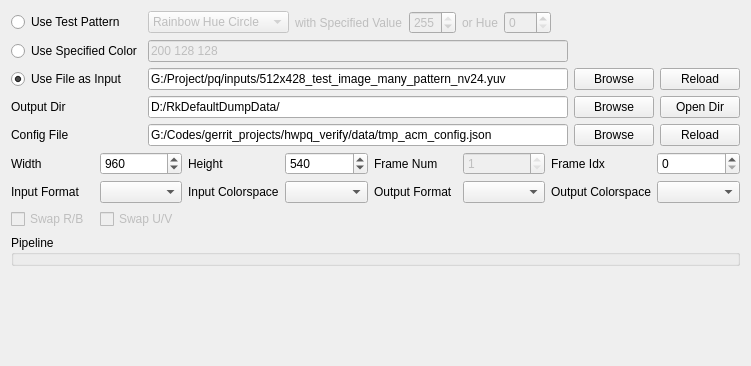
<?xml version="1.0" encoding="UTF-8"?>
<ui version="4.0">
 <class>IoUiWidget</class>
 <widget class="QWidget" name="IoUiWidget">
  <property name="geometry">
   <rect>
    <x>0</x>
    <y>0</y>
    <width>751</width>
    <height>366</height>
   </rect>
  </property>
  <property name="windowTitle">
   <string>I/O Config</string>
  </property>
  <layout class="QVBoxLayout" name="verticalLayout">
   <item>
    <layout class="QGridLayout" name="gridLayout_IO">
     <item row="2" column="1">
      <widget class="QLineEdit" name="lineEdit_setColor">
       <property name="enabled">
        <bool>false</bool>
       </property>
       <property name="toolTip">
        <string>&lt;html&gt;&lt;head/&gt;&lt;body&gt;&lt;p&gt;指定纯色作为输入（注意和输入的格式及色彩空间都有关系）&lt;/p&gt;&lt;/body&gt;&lt;/html&gt;</string>
       </property>
       <property name="text">
        <string>200 128 128</string>
       </property>
      </widget>
     </item>
     <item row="4" column="3">
      <widget class="QPushButton" name="pushButton_open_output">
       <property name="toolTip">
        <string>打开输出目录</string>
       </property>
       <property name="text">
        <string>Open Dir</string>
       </property>
      </widget>
     </item>
     <item row="5" column="1">
      <widget class="QLineEdit" name="lineEdit_config_file">
       <property name="sizePolicy">
        <sizepolicy hsizetype="MinimumExpanding" vsizetype="Fixed">
         <horstretch>0</horstretch>
         <verstretch>0</verstretch>
        </sizepolicy>
       </property>
       <property name="toolTip">
        <string>配置文件路径</string>
       </property>
       <property name="text">
        <string>G:/Codes/gerrit_projects/hwpq_verify/data/tmp_acm_config.json</string>
       </property>
      </widget>
     </item>
     <item row="4" column="2">
      <widget class="QPushButton" name="pushButton_browse_output">
       <property name="toolTip">
        <string>浏览选择输出目录</string>
       </property>
       <property name="text">
        <string>Browse</string>
       </property>
      </widget>
     </item>
     <item row="3" column="2">
      <widget class="QPushButton" name="pushButton_browse_input">
       <property name="toolTip">
        <string>浏览选择输入图像文件</string>
       </property>
       <property name="text">
        <string>Browse</string>
       </property>
      </widget>
     </item>
     <item row="1" column="0">
      <widget class="QRadioButton" name="radioButton_useTestPattern">
       <property name="sizePolicy">
        <sizepolicy hsizetype="Preferred" vsizetype="Fixed">
         <horstretch>0</horstretch>
         <verstretch>0</verstretch>
        </sizepolicy>
       </property>
       <property name="toolTip">
        <string>使用内置合成测试图作为输入（勾选后自动切换为 RGB888 / RGB_Full）</string>
       </property>
       <property name="text">
        <string>Use Test Pattern</string>
       </property>
       <attribute name="buttonGroup">
        <string notr="true">buttonGroup_inputType</string>
       </attribute>
      </widget>
     </item>
     <item row="4" column="1">
      <widget class="QLineEdit" name="lineEdit_output_dir">
       <property name="sizePolicy">
        <sizepolicy hsizetype="MinimumExpanding" vsizetype="Fixed">
         <horstretch>0</horstretch>
         <verstretch>0</verstretch>
        </sizepolicy>
       </property>
       <property name="toolTip">
        <string>输出文件保存目录</string>
       </property>
       <property name="text">
        <string>D:/RkDefaultDumpData/</string>
       </property>
      </widget>
     </item>
     <item row="4" column="0">
      <widget class="QLabel" name="label_output_dir">
       <property name="text">
        <string>Output Dir</string>
       </property>
      </widget>
     </item>
     <item row="5" column="0">
      <widget class="QLabel" name="label_config_file">
       <property name="text">
        <string>Config File</string>
       </property>
      </widget>
     </item>
     <item row="3" column="1">
      <widget class="QLineEdit" name="lineEdit_input_file">
       <property name="sizePolicy">
        <sizepolicy hsizetype="MinimumExpanding" vsizetype="Fixed">
         <horstretch>0</horstretch>
         <verstretch>0</verstretch>
        </sizepolicy>
       </property>
       <property name="toolTip">
        <string>输入图像文件路径</string>
       </property>
       <property name="text">
        <string>G:/Project/pq/inputs/512x428_test_image_many_pattern_nv24.yuv</string>
       </property>
      </widget>
     </item>
     <item row="5" column="3">
      <widget class="QPushButton" name="pushButton_load_config">
       <property name="toolTip">
        <string>重新加载配置文件</string>
       </property>
       <property name="text">
        <string>Reload</string>
       </property>
      </widget>
     </item>
     <item row="3" column="0">
      <widget class="QRadioButton" name="radioButton_useInputFile">
       <property name="sizePolicy">
        <sizepolicy hsizetype="Preferred" vsizetype="Fixed">
         <horstretch>0</horstretch>
         <verstretch>0</verstretch>
        </sizepolicy>
       </property>
       <property name="text">
        <string>Use File as Input</string>
       </property>
       <property name="checked">
        <bool>true</bool>
       </property>
       <attribute name="buttonGroup">
        <string notr="true">buttonGroup_inputType</string>
       </attribute>
      </widget>
     </item>
     <item row="3" column="3">
      <widget class="QPushButton" name="pushButton_reload">
       <property name="toolTip">
        <string>重新加载输入图像文件</string>
       </property>
       <property name="text">
        <string>Reload</string>
       </property>
      </widget>
     </item>
     <item row="2" column="0">
      <widget class="QRadioButton" name="radioButton_useSecColor">
       <property name="sizePolicy">
        <sizepolicy hsizetype="Preferred" vsizetype="Fixed">
         <horstretch>0</horstretch>
         <verstretch>0</verstretch>
        </sizepolicy>
       </property>
       <property name="toolTip">
        <string>&lt;html&gt;&lt;head/&gt;&lt;body&gt;&lt;p&gt;指定纯色作为输入（注意和输入的格式及色彩空间都有关系）&lt;/p&gt;&lt;/body&gt;&lt;/html&gt;</string>
       </property>
       <property name="text">
        <string>Use Specified Color</string>
       </property>
       <attribute name="buttonGroup">
        <string notr="true">buttonGroup_inputType</string>
       </attribute>
      </widget>
     </item>
     <item row="5" column="2">
      <widget class="QPushButton" name="pushButton_browse_config">
       <property name="toolTip">
        <string>浏览选择配置文件</string>
       </property>
       <property name="text">
        <string>Browse</string>
       </property>
      </widget>
     </item>
     <item row="1" column="1">
      <layout class="QHBoxLayout" name="horizontalLayout">
       <property name="topMargin">
        <number>0</number>
       </property>
       <item>
        <widget class="QComboBox" name="comboBox_useTestPattern">
         <property name="enabled">
          <bool>false</bool>
         </property>
         <property name="sizePolicy">
          <sizepolicy hsizetype="Fixed" vsizetype="Fixed">
           <horstretch>1</horstretch>
           <verstretch>0</verstretch>
          </sizepolicy>
         </property>
         <property name="toolTip">
          <string>选择合成测试图类型：色环 / 彩虹 / 色相×明度色块 / 色相×饱和度色块 / 饱和度渐变 / 明度渐变 / 灰阶渐变 等</string>
         </property>
         <item>
          <property name="text">
           <string>Rainbow Hue Circle</string>
          </property>
         </item>
         <item>
          <property name="text">
           <string>Rainbow Hue Ramp</string>
          </property>
         </item>
         <item>
          <property name="text">
           <string>HSV Patches dV</string>
          </property>
         </item>
         <item>
          <property name="text">
           <string>HSV Patches dS</string>
          </property>
         </item>
         <item>
          <property name="text">
           <string>Saturation Ramp</string>
          </property>
         </item>
         <item>
          <property name="text">
           <string>Value Ramp</string>
          </property>
         </item>
         <item>
          <property name="text">
           <string>Gray Ramp</string>
          </property>
         </item>
        </widget>
       </item>
       <item>
        <widget class="QLabel" name="label_valueV">
         <property name="enabled">
          <bool>false</bool>
         </property>
         <property name="text">
          <string>with Specified Value</string>
         </property>
        </widget>
       </item>
       <item>
        <widget class="QSpinBox" name="spinBox_valueV">
         <property name="enabled">
          <bool>false</bool>
         </property>
         <property name="sizePolicy">
          <sizepolicy hsizetype="Preferred" vsizetype="Fixed">
           <horstretch>0</horstretch>
           <verstretch>0</verstretch>
          </sizepolicy>
         </property>
         <property name="toolTip">
          <string>固定 V 值（0-255），用于色环 / 彩虹 / 饱和度渐变等图案</string>
         </property>
         <property name="maximum">
          <number>255</number>
         </property>
         <property name="value">
          <number>255</number>
         </property>
        </widget>
       </item>
       <item>
        <widget class="QLabel" name="label_valueH">
         <property name="enabled">
          <bool>false</bool>
         </property>
         <property name="text">
          <string>or Hue</string>
         </property>
        </widget>
       </item>
       <item>
        <widget class="QSpinBox" name="spinBox_valueH">
         <property name="enabled">
          <bool>false</bool>
         </property>
         <property name="sizePolicy">
          <sizepolicy hsizetype="Preferred" vsizetype="Fixed">
           <horstretch>0</horstretch>
           <verstretch>0</verstretch>
          </sizepolicy>
         </property>
         <property name="toolTip">
          <string>固定 H 值（0-360 度），用于饱和度 / 明度渐变等图案</string>
         </property>
         <property name="maximum">
          <number>360</number>
         </property>
         <property name="value">
          <number>0</number>
         </property>
        </widget>
       </item>
       <item>
        <spacer name="horizontalSpacer">
         <property name="orientation">
          <enum>Qt::Orientation::Horizontal</enum>
         </property>
         <property name="sizeHint" stdset="0">
          <size>
           <width>40</width>
           <height>20</height>
          </size>
         </property>
        </spacer>
       </item>
      </layout>
     </item>
    </layout>
   </item>
   <item>
    <layout class="QGridLayout" name="gridLayout_fmt">
     <item row="0" column="5">
      <widget class="QSpinBox" name="spinBox_frame_num">
       <property name="enabled">
        <bool>false</bool>
       </property>
       <property name="sizePolicy">
        <sizepolicy hsizetype="Preferred" vsizetype="Fixed">
         <horstretch>0</horstretch>
         <verstretch>0</verstretch>
        </sizepolicy>
       </property>
       <property name="toolTip">
        <string>输入文件总帧数（只读）</string>
       </property>
       <property name="readOnly">
        <bool>true</bool>
       </property>
       <property name="minimum">
        <number>1</number>
       </property>
       <property name="maximum">
        <number>10000</number>
       </property>
      </widget>
     </item>
     <item row="1" column="1">
      <widget class="QComboBox" name="comboBox_input_format">
       <property name="sizePolicy">
        <sizepolicy hsizetype="Preferred" vsizetype="Fixed">
         <horstretch>0</horstretch>
         <verstretch>0</verstretch>
        </sizepolicy>
       </property>
       <property name="toolTip">
        <string>输入图像格式</string>
       </property>
      </widget>
     </item>
     <item row="1" column="5">
      <widget class="QComboBox" name="comboBox_output_format">
       <property name="sizePolicy">
        <sizepolicy hsizetype="Preferred" vsizetype="Fixed">
         <horstretch>0</horstretch>
         <verstretch>0</verstretch>
        </sizepolicy>
       </property>
       <property name="toolTip">
        <string>输出帧格式</string>
       </property>
      </widget>
     </item>
     <item row="0" column="0">
      <widget class="QLabel" name="label_width">
       <property name="text">
        <string>Width</string>
       </property>
      </widget>
     </item>
     <item row="0" column="3">
      <widget class="QSpinBox" name="spinBox_height">
       <property name="sizePolicy">
        <sizepolicy hsizetype="Preferred" vsizetype="Fixed">
         <horstretch>0</horstretch>
         <verstretch>0</verstretch>
        </sizepolicy>
       </property>
       <property name="toolTip">
        <string>输入图像高度（测试图 / 纯色按此生成）</string>
       </property>
       <property name="minimum">
        <number>1</number>
       </property>
       <property name="maximum">
        <number>8192</number>
       </property>
       <property name="value">
        <number>540</number>
       </property>
      </widget>
     </item>
     <item row="0" column="4">
      <widget class="QLabel" name="label_frame_num">
       <property name="text">
        <string>Frame Num</string>
       </property>
      </widget>
     </item>
     <item row="0" column="1">
      <widget class="QSpinBox" name="spinBox_width">
       <property name="sizePolicy">
        <sizepolicy hsizetype="Preferred" vsizetype="Fixed">
         <horstretch>0</horstretch>
         <verstretch>0</verstretch>
        </sizepolicy>
       </property>
       <property name="toolTip">
        <string>输入图像宽度（测试图 / 纯色按此生成）</string>
       </property>
       <property name="minimum">
        <number>1</number>
       </property>
       <property name="maximum">
        <number>8192</number>
       </property>
       <property name="value">
        <number>960</number>
       </property>
      </widget>
     </item>
     <item row="1" column="2">
      <widget class="QLabel" name="label_input_colorspace">
       <property name="text">
        <string>Input Colorspace</string>
       </property>
      </widget>
     </item>
     <item row="0" column="7">
      <widget class="QSpinBox" name="spinBox_frame_idx">
       <property name="sizePolicy">
        <sizepolicy hsizetype="Preferred" vsizetype="Fixed">
         <horstretch>0</horstretch>
         <verstretch>0</verstretch>
        </sizepolicy>
       </property>
       <property name="toolTip">
        <string>输入文件帧索引</string>
       </property>
       <property name="maximum">
        <number>9999</number>
       </property>
      </widget>
     </item>
     <item row="1" column="3">
      <widget class="QComboBox" name="comboBox_input_colorspace">
       <property name="sizePolicy">
        <sizepolicy hsizetype="Preferred" vsizetype="Fixed">
         <horstretch>0</horstretch>
         <verstretch>0</verstretch>
        </sizepolicy>
       </property>
       <property name="toolTip">
        <string>输入色彩空间</string>
       </property>
      </widget>
     </item>
     <item row="1" column="7">
      <widget class="QComboBox" name="comboBox_output_colorspace">
       <property name="sizePolicy">
        <sizepolicy hsizetype="Preferred" vsizetype="Fixed">
         <horstretch>0</horstretch>
         <verstretch>0</verstretch>
        </sizepolicy>
       </property>
       <property name="toolTip">
        <string>输出帧色彩空间</string>
       </property>
      </widget>
     </item>
     <item row="0" column="6">
      <widget class="QLabel" name="label_frame_idx">
       <property name="text">
        <string>Frame Idx</string>
       </property>
      </widget>
     </item>
     <item row="1" column="0">
      <widget class="QLabel" name="label_input_format">
       <property name="text">
        <string>Input Format</string>
       </property>
      </widget>
     </item>
     <item row="1" column="6">
      <widget class="QLabel" name="label_output_colorspace">
       <property name="text">
        <string>Output Colorspace</string>
       </property>
      </widget>
     </item>
     <item row="0" column="2">
      <widget class="QLabel" name="label_height">
       <property name="text">
        <string>Height</string>
       </property>
      </widget>
     </item>
     <item row="1" column="4">
      <widget class="QLabel" name="label_output_format">
       <property name="text">
        <string>Output Format</string>
       </property>
      </widget>
     </item>
     <item row="2" column="1">
      <widget class="QCheckBox" name="checkBox_swapUV">
       <property name="enabled">
        <bool>false</bool>
       </property>
       <property name="toolTip">
        <string>交换输入的 U/V 色度分量</string>
       </property>
       <property name="text">
        <string>Swap U/V</string>
       </property>
      </widget>
     </item>
     <item row="2" column="0">
      <widget class="QCheckBox" name="checkBox_swapRB">
       <property name="enabled">
        <bool>false</bool>
       </property>
       <property name="toolTip">
        <string>交换输入的 R/B 分量</string>
       </property>
       <property name="text">
        <string>Swap R/B</string>
       </property>
      </widget>
     </item>
    </layout>
   </item>
   <item>
    <widget class="QGroupBox" name="groupBox_pipeline">
     <property name="title">
      <string>Pipeline</string>
     </property>
    </widget>
   </item>
   <item>
    <spacer name="verticalSpacer">
     <property name="orientation">
      <enum>Qt::Orientation::Vertical</enum>
     </property>
     <property name="sizeHint" stdset="0">
      <size>
       <width>20</width>
       <height>40</height>
      </size>
     </property>
    </spacer>
   </item>
  </layout>
 </widget>
 <tabstops>
  <tabstop>radioButton_useTestPattern</tabstop>
  <tabstop>comboBox_useTestPattern</tabstop>
  <tabstop>spinBox_valueV</tabstop>
  <tabstop>spinBox_valueH</tabstop>
  <tabstop>radioButton_useSecColor</tabstop>
  <tabstop>lineEdit_setColor</tabstop>
  <tabstop>radioButton_useInputFile</tabstop>
  <tabstop>lineEdit_input_file</tabstop>
  <tabstop>pushButton_browse_input</tabstop>
  <tabstop>pushButton_reload</tabstop>
  <tabstop>lineEdit_output_dir</tabstop>
  <tabstop>pushButton_browse_output</tabstop>
  <tabstop>pushButton_open_output</tabstop>
  <tabstop>lineEdit_config_file</tabstop>
  <tabstop>pushButton_browse_config</tabstop>
  <tabstop>pushButton_load_config</tabstop>
  <tabstop>spinBox_width</tabstop>
  <tabstop>spinBox_height</tabstop>
  <tabstop>spinBox_frame_num</tabstop>
  <tabstop>spinBox_frame_idx</tabstop>
  <tabstop>comboBox_input_format</tabstop>
  <tabstop>comboBox_input_colorspace</tabstop>
  <tabstop>comboBox_output_format</tabstop>
  <tabstop>comboBox_output_colorspace</tabstop>
  <tabstop>checkBox_swapRB</tabstop>
  <tabstop>checkBox_swapUV</tabstop>
 </tabstops>
 <resources/>
 <connections/>
 <buttongroups>
  <buttongroup name="buttonGroup_inputType"/>
 </buttongroups>
</ui>
